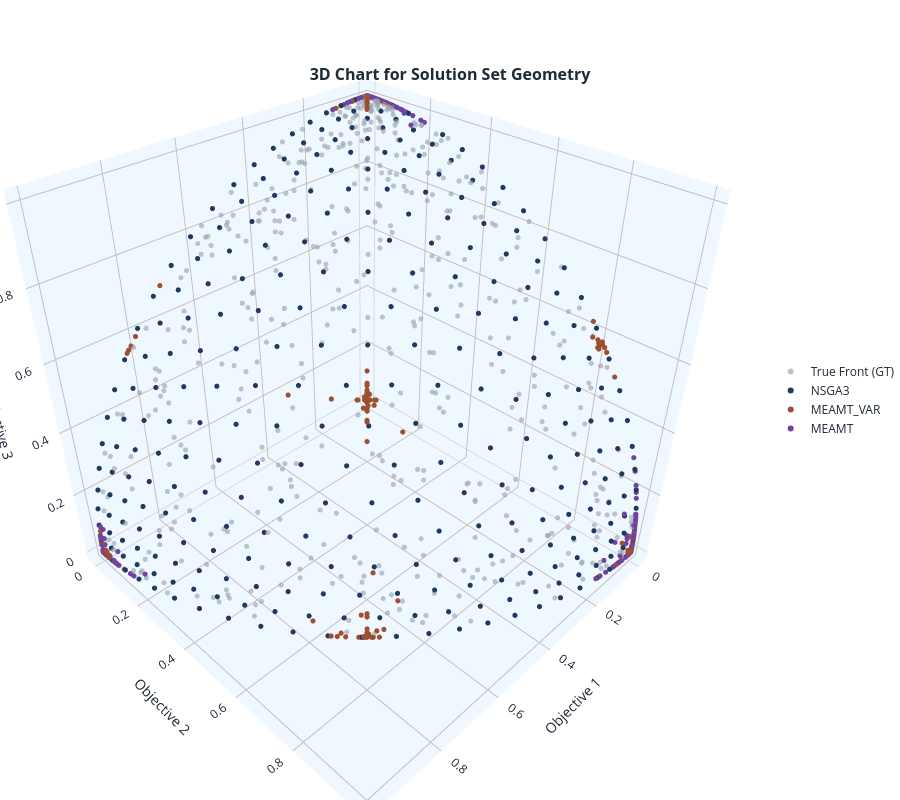

Source (notebook cell):
### Code cell
Z_ref = prob.pf(1500)
nadir = np.max(Z_ref, axis=0)
limite = nadir * 1.5

F_atual_nsga3 = np.array(exp_nsga3[0].pop().objs)
mascara1 = np.all(F_atual_nsga3 <= limite, axis=1)
F_final_nsga3 = F_atual_nsga3[mascara1]

F_atual_meamtv = np.array(exp_meamt_var[0].pop().objs)
mascara2 = np.all(F_atual_meamtv <= limite, axis=1)
F_final_meamtv = F_atual_meamtv[mascara2]

F_final_meamt = np.array(exp_meamt[0].pop().objs)
mascara_meamt = np.all(F_final_meamt <= limite, axis=1)
F_final_meamt = F_final_meamt[mascara_meamt]


mb.view.topology(F_final_nsga3, F_final_meamtv, F_final_meamt, labels=['NSGA3', 'MEAMT_VAR', 'MEAMT'], show_gt=True, gt=exp_nsga3.optimal_front())

### Figure 1 — Plotly figure (JSON) as saved in the notebook; plotly's stock layout.template omitted (floating-point values rounded to 4 significant figures; data arrays with more than 128 entries replaced by an {"elided": "..."} marker saying what was removed)
{"data": [{"hovertemplate": "True Front (GT)<br>Objective 1: %{x}<br>Objective 2: %{y}<br>Objective 3: %{z}<br><extra></extra>", "marker": {"color": "#9CA3AF", "line": {"width": 0}, "opacity": 0.8, "size": {"elided": "500 int values"}}, "mode": "markers", "name": "True Front (GT)", "opacity": 0.8, "showlegend": true, "type": "scatter3d", "x": {"elided": "500 float values"}, "y": {"elided": "500 float values"}, "z": {"elided": "500 float values"}}, {"hovertemplate": "NSGA3<br>Objective 1: %{x}<br>Objective 2: %{y}<br>Objective 3: %{z}<br><extra></extra>", "marker": {"color": "#1F3A5F", "line": {"width": 0}, "opacity": 1, "size": {"elided": "300 int values"}}, "mode": "markers", "name": "NSGA3", "opacity": 1, "showlegend": true, "type": "scatter3d", "x": {"elided": "300 float values"}, "y": {"elided": "300 float values"}, "z": {"elided": "300 float values"}}, {"hovertemplate": "MEAMT_VAR<br>Objective 1: %{x}<br>Objective 2: %{y}<br>Objective 3: %{z}<br><extra></extra>", "marker": {"color": "#9E4F2F", "line": {"width": 0}, "opacity": 1, "size": {"elided": "418 int values"}}, "mode": "markers", "name": "MEAMT_VAR", "opacity": 1, "showlegend": true, "type": "scatter3d", "x": {"elided": "418 float values"}, "y": {"elided": "418 float values"}, "z": {"elided": "418 float values"}}, {"hovertemplate": "MEAMT<br>Objective 1: %{x}<br>Objective 2: %{y}<br>Objective 3: %{z}<br><extra></extra>", "marker": {"color": "#6F42A6", "line": {"width": 0}, "opacity": 1, "size": {"elided": "368 int values"}}, "mode": "markers", "name": "MEAMT", "opacity": 1, "showlegend": true, "type": "scatter3d", "x": {"elided": "368 float values"}, "y": {"elided": "368 float values"}, "z": {"elided": "368 float values"}}], "layout": {"height": 800, "hovermode": "closest", "legend": {"x": 1.05, "xanchor": "left", "y": 0.5, "yanchor": "middle"}, "margin": {"b": 0, "l": 0, "r": 0, "t": 0}, "scene": {"aspectmode": "manual", "aspectratio": {"x": 1, "y": 1, "z": 1}, "xaxis": {"backgroundcolor": "aliceblue", "gridcolor": "#C3BDBD", "showbackground": true, "showgrid": true, "title": {"text": "Objective 1"}}, "yaxis": {"backgroundcolor": "aliceblue", "gridcolor": "#C3BDBD", "showbackground": true, "showgrid": true, "title": {"text": "Objective 2"}}, "zaxis": {"backgroundcolor": "aliceblue", "gridcolor": "#C3BDBD", "showbackground": true, "showgrid": true, "title": {"text": "Objective 3"}}}, "title": {"font": {"size": 16, "weight": "bold"}, "pad": {"t": 0}, "text": "3D Chart for Solution Set Geometry", "x": 0.5, "xanchor": "center", "y": 0.9, "yanchor": "bottom"}, "width": 900}}
